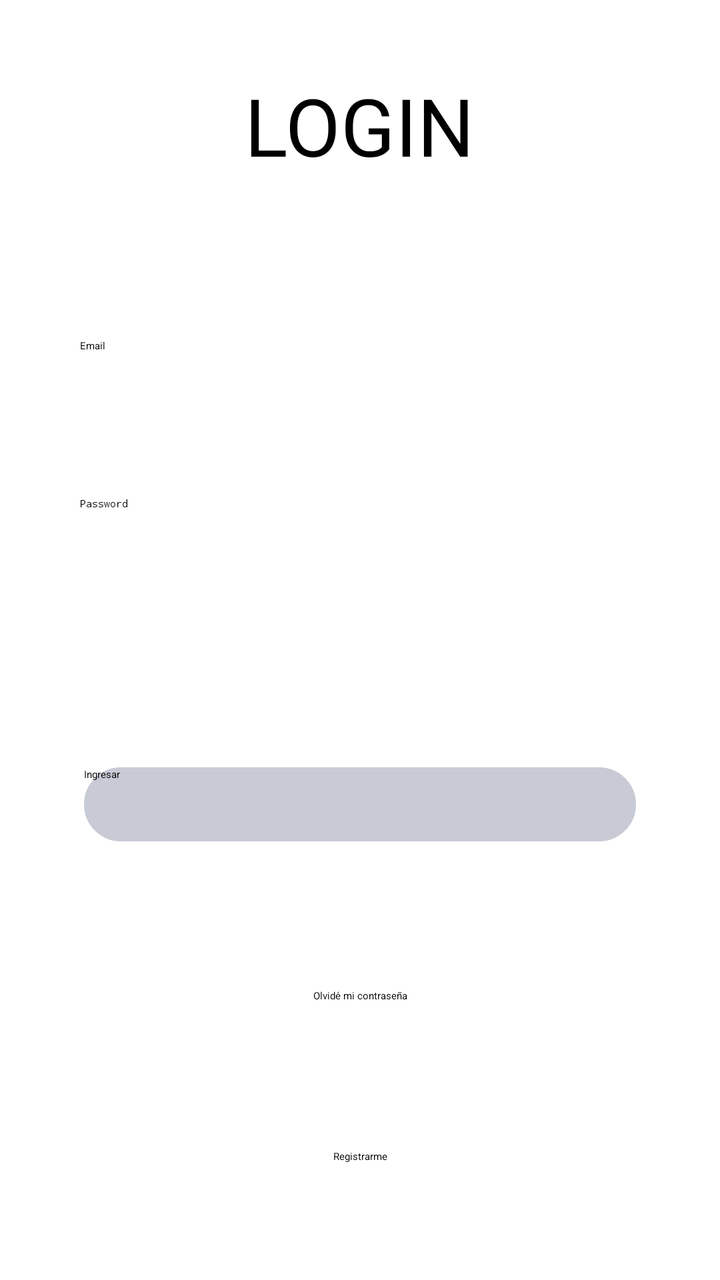
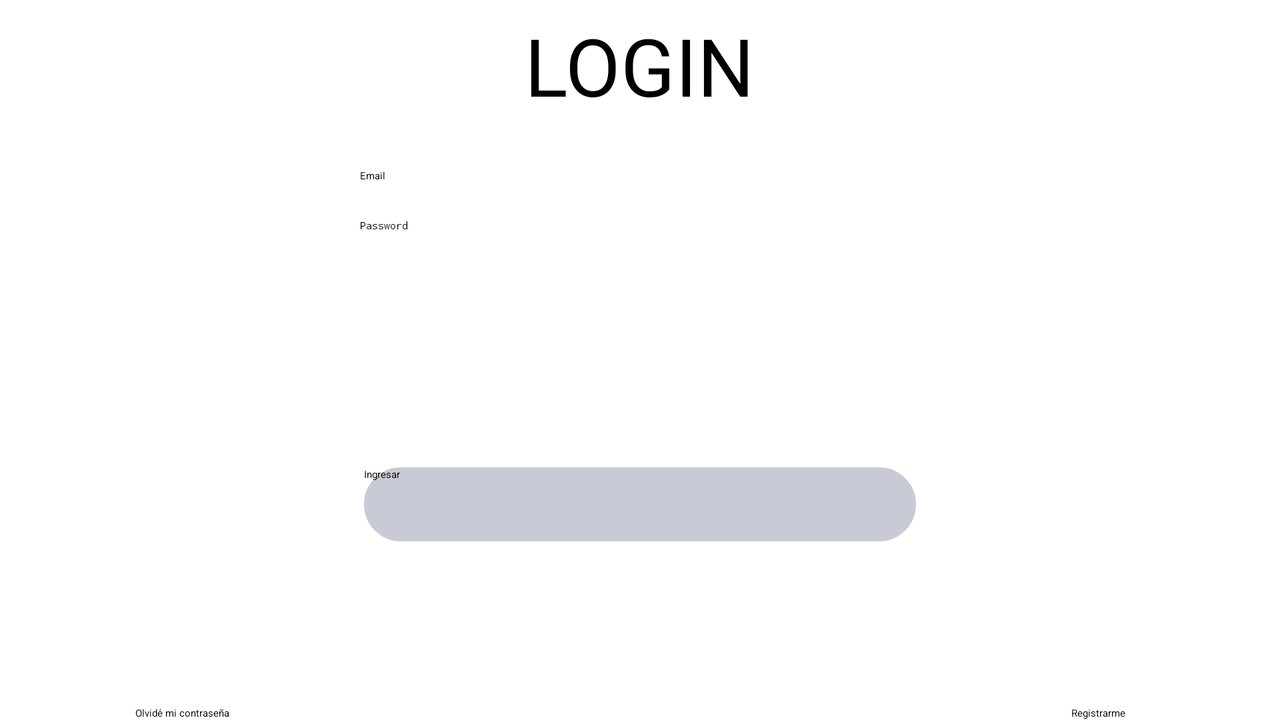

One screen, two layout resources from the same app: the default and the author's alternative for another configuration. Each is rendered where Android would select it; the XML of both is given below.
<!-- AndroidManifest.xml: application theme Theme.MyApp -->
<!-- res/layout/activity_main.xml -->
<?xml version="1.0" encoding="utf-8"?>
<androidx.constraintlayout.widget.ConstraintLayout
    xmlns:android="http://schemas.android.com/apk/res/android"
    xmlns:app="http://schemas.android.com/apk/res-auto"
    xmlns:tools="http://schemas.android.com/tools"
    android:layout_width="match_parent"
    android:layout_height="match_parent"
    android:orientation="vertical"
    tools:context=".MainActivity">


    <TextView
        android:id="@+id/textViewLogin"
        android:layout_width="wrap_content"
        android:layout_height="wrap_content"
        android:layout_gravity="center"
        android:layout_marginTop="36dp"
        android:text=" LOGIN "
        android:textSize="40dp"
        app:layout_constraintEnd_toEndOf="parent"
        app:layout_constraintStart_toStartOf="parent"
        app:layout_constraintTop_toTopOf="parent"
        tools:ignore="MissingConstraints" />

    <Button
        android:id="@+id/buttonLogin"
        android:layout_width="276dp"
        android:layout_height="37dp"
        android:layout_gravity="center"
        android:layout_marginTop="70dp"
        android:background="@drawable/btn"
        android:onClick="onLoginButtonClick"
        android:text="Ingresar"
        app:layout_constraintBottom_toTopOf="@id/buttonForgotPassword"
        app:layout_constraintEnd_toEndOf="parent"
        app:layout_constraintStart_toStartOf="parent"
        app:layout_constraintTop_toBottomOf="@+id/editTextPassword" />

    <Button
        android:id="@+id/buttonForgotPassword"
        style="?attr/materialButtonOutlinedStyle"
        android:layout_width="wrap_content"
        android:layout_height="wrap_content"
        android:layout_gravity="center"
        android:layout_marginTop="15dp"
        android:onClick="onForgotPasswordButtonClick"
        android:text="Olvidé mi contraseña"
        app:layout_constraintBottom_toTopOf="@id/buttonRegister"
        app:layout_constraintEnd_toEndOf="parent"
        app:layout_constraintStart_toStartOf="parent"
        app:layout_constraintTop_toBottomOf="@+id/buttonLogin" />

    <Button
        android:id="@+id/buttonRegister"
        android:layout_width="wrap_content"
        android:layout_height="wrap_content"
        style="?attr/materialButtonOutlinedStyle"
        android:layout_gravity="center"
        android:layout_marginTop="15dp"
        android:onClick="onRegisterButtonClick"
        android:text="Registrarme"
        app:layout_constraintBottom_toBottomOf="parent"
        app:layout_constraintEnd_toEndOf="parent"
        app:layout_constraintStart_toStartOf="parent"
        app:layout_constraintTop_toBottomOf="@+id/buttonForgotPassword" />

    <EditText
        android:id="@+id/editTextPassword"
        android:layout_width="280dp"
        android:layout_height="wrap_content"
        android:layout_gravity="center"
        android:layout_marginTop="72dp"
        android:hint="Password"
        android:inputType="textPassword"
        app:layout_constraintEnd_toEndOf="@+id/editTextMail"
        app:layout_constraintStart_toStartOf="@+id/editTextMail"
        app:layout_constraintTop_toBottomOf="@+id/editTextMail" />



    <EditText
        android:id="@+id/editTextMail"
        android:layout_width="280dp"
        android:layout_height="wrap_content"
        android:layout_gravity="center"
        android:layout_marginTop="80dp"
        android:hint="Email"
        android:inputType="textEmailAddress"
        app:layout_constraintEnd_toEndOf="parent"
        app:layout_constraintStart_toStartOf="parent"
        app:layout_constraintTop_toBottomOf="@+id/textViewLogin" />


</androidx.constraintlayout.widget.ConstraintLayout>
<!-- resources referenced by this layout -->
<resources>
  <!-- drawable btn (drawable) -->
  <?xml version="1.0" encoding="utf-8"?>
  <shape xmlns:android="http://schemas.android.com/apk/res/android">
      <corners
          android:bottomLeftRadius="70dp"
          android:bottomRightRadius="70dp"
          android:radius="0dp"
          android:topLeftRadius="70dp"
          android:topRightRadius="70dp" />
  
      <solid android:color="#C8CAD5" />
  
      <stroke
          android:width="30dp"
          android:color="#C8CAD5" />
  </shape>
</resources>
<!-- res/layout-land/activity_main.xml (the author's variant of the layout above) -->
<!-- drawn on the phone turned sideways -->
<?xml version="1.0" encoding="utf-8"?>
<androidx.constraintlayout.widget.ConstraintLayout
    xmlns:android="http://schemas.android.com/apk/res/android"
    xmlns:app="http://schemas.android.com/apk/res-auto"
    xmlns:tools="http://schemas.android.com/tools"
    android:layout_width="match_parent"
    android:layout_height="match_parent"
    android:orientation="vertical"
    tools:context=".MainActivity">


    <TextView
        android:id="@+id/textViewLogin"
        android:layout_width="wrap_content"
        android:layout_height="wrap_content"
        android:layout_gravity="center"
        android:layout_marginTop="6dp"
        android:text=" LOGIN "
        android:textSize="40dp"
        app:layout_constraintEnd_toEndOf="parent"
        app:layout_constraintStart_toStartOf="parent"
        app:layout_constraintTop_toTopOf="parent"
        tools:ignore="MissingConstraints" />

    <Button
        android:id="@+id/buttonLogin"
        android:layout_width="276dp"
        android:layout_height="37dp"
        android:layout_gravity="center"
        android:layout_marginTop="35dp"
        android:background="@drawable/btn"
        android:onClick="onLoginButtonClick"
        android:text="Ingresar"
        app:layout_constraintBottom_toTopOf="@id/buttonForgotPassword"
        app:layout_constraintEnd_toEndOf="parent"
        app:layout_constraintStart_toStartOf="parent"
        app:layout_constraintTop_toBottomOf="@+id/editTextPassword"/>

    <Button
        android:id="@+id/buttonForgotPassword"
        android:layout_width="wrap_content"
        android:layout_height="wrap_content"
        android:layout_gravity="center"
        android:background="@drawable/btn_transparent"
        android:onClick="onForgotPasswordButtonClick"
        android:text="Olvidé mi contraseña"
        app:layout_constraintBottom_toBottomOf="parent"
        app:layout_constraintEnd_toStartOf="@+id/buttonLogin"
        app:layout_constraintStart_toStartOf="parent"
        tools:ignore="MissingConstraints" />

    <Button
        android:id="@+id/buttonRegister"
        android:layout_width="wrap_content"
        android:layout_height="wrap_content"
        android:layout_gravity="center"
        android:background="@drawable/btn_transparent"
        android:onClick="onRegisterButtonClick"
        android:text="Registrarme"
        app:layout_constraintBottom_toBottomOf="parent"
        app:layout_constraintEnd_toEndOf="parent"
        app:layout_constraintStart_toEndOf="@+id/buttonLogin" />

    <EditText
        android:id="@+id/editTextPassword"
        android:layout_width="280dp"
        android:layout_height="wrap_content"
        android:layout_gravity="center"
        android:layout_marginTop="18dp"
        android:hint="Password"
        android:inputType="textPassword"
        app:layout_constraintEnd_toEndOf="@+id/editTextMail"
        app:layout_constraintStart_toStartOf="@+id/editTextMail"
        app:layout_constraintTop_toBottomOf="@+id/editTextMail" />

    <EditText
        android:id="@+id/editTextMail"
        android:layout_width="280dp"
        android:layout_height="wrap_content"
        android:layout_gravity="center"
        android:layout_marginTop="25dp"
        android:hint="Email"
        android:inputType="textEmailAddress"
        app:layout_constraintEnd_toEndOf="parent"
        app:layout_constraintStart_toStartOf="parent"
        app:layout_constraintTop_toBottomOf="@+id/textViewLogin" />


</androidx.constraintlayout.widget.ConstraintLayout>
<!-- resources referenced by the variant -->
<!-- as the phone turned sideways resolves them -->
<resources>
  <!-- drawable btn (drawable) -->
  <?xml version="1.0" encoding="utf-8"?>
  <shape xmlns:android="http://schemas.android.com/apk/res/android">
      <corners
          android:bottomLeftRadius="70dp"
          android:bottomRightRadius="70dp"
          android:radius="0dp"
          android:topLeftRadius="70dp"
          android:topRightRadius="70dp" />
  
      <solid android:color="#C8CAD5" />
  
      <stroke
          android:width="30dp"
          android:color="#C8CAD5" />
  </shape>
  <!-- drawable btn_transparent (drawable) -->
  <shape xmlns:android="http://schemas.android.com/apk/res/android">
      <corners
          android:bottomLeftRadius="0dp"
          android:bottomRightRadius="0dp"
          android:radius="0.1dp"
          android:topLeftRadius="0dp"
          android:topRightRadius="0dp" />
  
      <solid android:color="#00C8CAD5" />
  
      <stroke
          android:color="#00C8CAD5" />
  </shape>
</resources>
